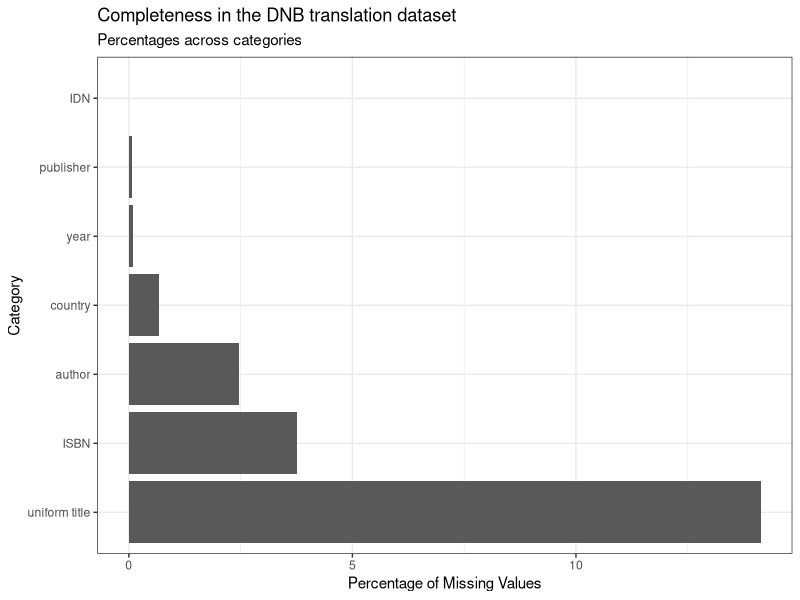
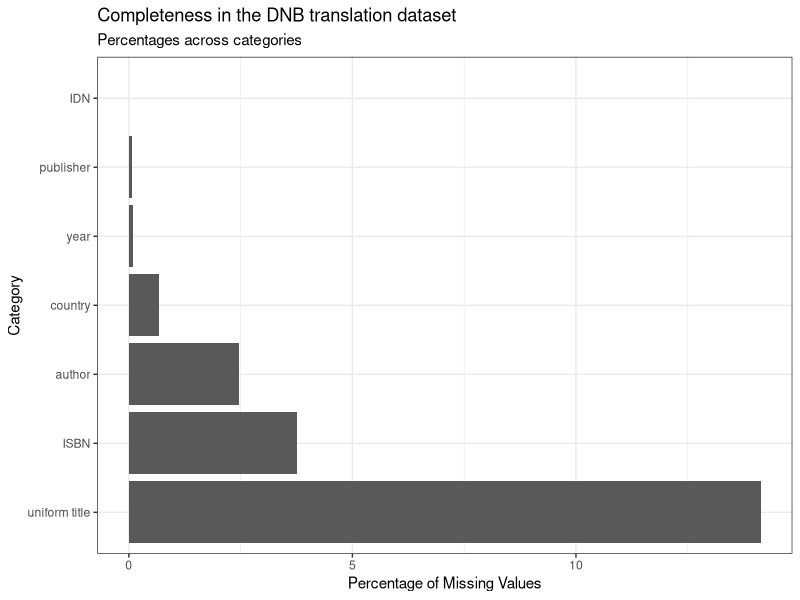

The R script that drew these images, in order:
### Data Quality of Auslandsastriaca translations in the ONB###
##Author: Lisa Teichmann 
##Date: 19 January 2024
##Data extraction: The following links have been used to query the catalogue for Auslandsaustriaca before and after 2009
##after 2009: https://obv-at-oenb.alma.exlibrisgroup.com/view/sru/43ACC_ONB?version=1.2&query=alma.national_bibliography_number=OeBC%20and%20alma.local_field_970=56%20and%20alma.%20main_pub_date%3E2009&operation=searchRetrieve
##before 2009: https://obv-at-oenb.alma.exlibrisgroup.com/view/sru/43ACC_ONB?version=1.2&query=alma.national_bibliography_number=OeBC%20and%20alma.local_field_970=56%20and%20alma.%20main_pub_date%3C2009&operation=searchRetrieve
##Data filtering: Data has been filtered for records that include the MARC field 41/h (original language)

#Load packages
#install.packages(c("ggplot2", "dplyr", "gridExtra", "stringr", "readxl"))
library(dplyr)
library(gridExtra)
library(stringr)
library(readxl)
library(ggplot2)

#Import master tables extracted from ONB from Python script
onbtrans_before2009<-read.csv("scripts/290424_onb_trans_before2009.csv", header=T,row.names=NULL,sep=",")
onbtrans_after2009<-read.csv("scripts/290424_onb_trans_after2009.csv", header=T,row.names=NULL,sep=",")

#Clean columns
onbtrans_before2009$IDN <-as.factor(onbtrans_before2009$IDN)
onbtrans_after2009$IDN <-as.factor(onbtrans_after2009$IDN)
onbtrans_before2009[1] <- NULL 
onbtrans_after2009[1] <- NULL

#append to one table
onbtrans <- rbind(onbtrans_before2009, onbtrans_after2009)

#Check for duplicates
sum(duplicated(onbtrans)=="TRUE")

#Check missing values
creator_perc <- (sum(onbtrans$author=="fail")/nrow(onbtrans))*100
publisher_perc<- (sum(onbtrans$publisher=="fail")/nrow(onbtrans))*100
country_perc<- (sum(onbtrans$country=="fail")/nrow(onbtrans))*100
isbn_perc<- (sum(onbtrans$ISBN=="fail")/nrow(onbtrans))*100
unititle_perc<- (sum(onbtrans$uniform.title=="fail")/nrow(onbtrans))*100
year_perc<- (sum(onbtrans$year=="fail")/nrow(onbtrans))*100
idn_perc<- (sum(onbtrans$IDN=="fail")/nrow(onbtrans))*100

### Create new DF with percentages of missing values per variable
na_perc <- data.frame(category = c("author", "publisher", "country", "ISBN", "uniform title", "year", "IDN"),
                      percentage_nas = c(creator_perc, publisher_perc, country_perc, isbn_perc, unititle_perc, year_perc, idn_perc)
)

###Plot percentages of NA
ggplot(na_perc,aes(x= reorder(category,-percentage_nas),percentage_nas))+geom_bar(stat ="identity")+ xlab("Category") + ylab("Percentage of Missing Values")+ labs(title = "Completeness in the DNB translation dataset", subtitle = "Percentages across categories") +coord_flip()+theme_bw()
ggsave("figures/onb_trans_dataquality_completeness.png")

### Clean author column of special characters etc.
View(table(onbtrans$author))
torem <- c("<<von>>", "<<de>>", " ", "-","[0-9]")
onbtrans$author <- gsub(torem, "", onbtrans$author)
onbtrans$author <- gsub("-[0-9]*","", onbtrans$author)
onbtrans$author <- gsub("[0-9]","", onbtrans$author)
str_trim(onbtrans$author)

#check for author name ambiguity
View(table(onbtrans$author))

## count unique author names
length(unique(onbtrans$author))
#finding: returns 747 unique author names, which appear to be coherent






